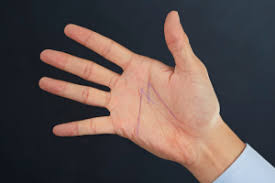
#> input picture Extreme Points/image/palm_b.jpg, 275 x 183 px
$ python main.py -i image/palm_b.jpg
#> lines starting #> are read from the running program, lines starting #| are printed output that depends on the picture; after the words box and inside, x2 and y2 are one past the last pixel; in counts of white or black regions, pixels touching at a corner belong together
### Extreme Points/dominant_color.py
# Extreme Points
#
# The module contains the DominantColor class which
# provides the extractColor function for obtaining the list
# of dominant colors

import cv2
from sklearn.cluster import KMeans

class DominantColor():
    clusters = None

    def __init__(self, image, clusters=3):
        self.image = image
        self.clusters = clusters

    def extractColor(self):
        # Convert to RGB
        image = cv2.cvtColor(self.image, cv2.COLOR_BGR2RGB)


        # Reshape image
        h, w, c = image.shape
        image = image.reshape((h*w, c))


        # Using K-Means Clustering
        kmeans = KMeans(self.clusters)
        kmeans.fit(image)


        # Cluster centres = dominant colors
        colors = kmeans.cluster_centers_


        return colors.astype(int)

### Extreme Points/main.py
# Extreme Points
#
# This program was written to find the extreme points of palm of hands
# and drawing the convex hull for the set of points in the contour
# This can form the basis of gesture recognition as well

import cv2
import argparse
from dominant_color import DominantColor

# Driver function
def main():
    # Argument parser
    parser = argparse.ArgumentParser(description="Detect the shapes in image")
    parser.add_argument('-i', help="Process image at the specified path", required=True)
    path = parser.parse_args().i


    # Open the image file
    image = cv2.imread(path)
#> image is the input picture: shape (183, 275, 3); mean B, G, R 77.7, 79.5, 92.5


    # Extract dominant color
    dcObj = DominantColor(image, 1)
    dColor = dcObj.extractColor()
#> dColor = [[92, 79, 77]]


    # Convert image to grayscale
    image_gray = cv2.cvtColor(image, cv2.COLOR_BGR2GRAY)
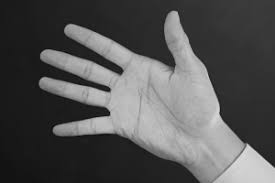
#> image_gray: shape (183, 275); min 4, max 225, mean 83.2


    # Applying Gaussian blurring
    image_blur = cv2.GaussianBlur(image_gray, (7, 7), 0)
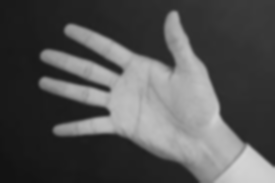
#> image_blur: shape (183, 275); min 19, max 212, mean 83.2


    # Thresholding
    image_thresh = None

    # Assuming background occupies most of the space and is a shade of either black or white
    if max(dColor[0]) > 225:
        # White background
        image_thresh = cv2.threshold(image_blur, 225, 255, cv2.THRESH_BINARY_INV)[1]
    elif max(dColor[0]) < 100:
        # Black background
        image_thresh = cv2.threshold(image_blur, 100, 255, cv2.THRESH_BINARY)[1]
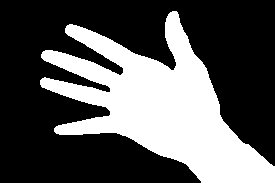
#> image_thresh: shape (183, 275); 34.4% white; 1 white region, box (x1, y1, x2, y2) and area: (40, 11, 275, 183) 17301


    # Set of erosions and dilations to remove noise
    image_thresh = cv2.erode(image_thresh, None, iterations=4)
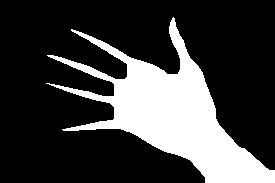
#> image_thresh: shape (183, 275); 24.2% white; 1 white region, box (x1, y1, x2, y2) and area: (46, 17, 275, 183) 12199
    image_thresh = cv2.dilate(image_thresh, None, iterations=4)
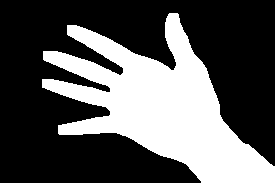
#> image_thresh: shape (183, 275); 34.2% white; 1 white region


    # Find contours in the thresholded image
    contours, heirarchy = cv2.findContours(image_thresh.copy(), cv2.RETR_EXTERNAL, cv2.CHAIN_APPROX_SIMPLE)
#> contours = 1 contour; box (x1, y1, x2, y2) and area: (42, 13, 275, 183) 16702


    # Make a copy of image for displaying output
    image_output = image.copy()


    # Pick the max contour by area
    contour_max = max(contours, key=cv2.contourArea)
#> contour_max = contour of 500 points, box (x1, y1, x2, y2) (42, 13, 275, 183), area 16702


    # Drawing the convex hull
    convex_hull = cv2.convexHull(contour_max)
#> convex_hull = contour of 12 points, box (x1, y1, x2, y2) (42, 13, 275, 183), area 25943
    cv2.drawContours(image_output, [convex_hull], -1, (255, 0, 0), 2)
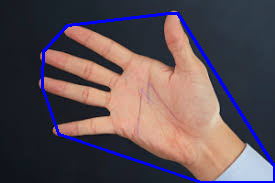
#> image_output: shape (183, 275, 3); 3.73% of pixels changed, all inside (x1, y1, x2, y2) = (41, 12, 275, 183)


    # Find extreme points
    # Topmost
    top = contour_max[contour_max[:, :, 1].argmin()]
#> top = [[169, 13]]
    cv2.circle(image_output, (top[0, 0], top[0, 1]), 4, (0, 0, 255), -1)
#> image_output: shape (183, 275, 3); 0.1% of pixels changed, all inside (x1, y1, x2, y2) = (165, 9, 174, 18)

    # Bottommost
    bottom = contour_max[contour_max[:, :, 1].argmax()]
#> bottom = [[201, 182]]
    cv2.circle(image_output, (bottom[0, 0], bottom[0, 1]), 4, (0, 0, 255), -1)
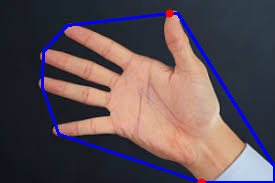
#> image_output: shape (183, 275, 3); mean B, G, R 84.4, 77.1, 90.5

    # Leftmost
    left = contour_max[contour_max[:, :, 0].argmin()]
#> left = [[42, 79]]
    cv2.circle(image_output, (left[0, 0], left[0, 1]), 4, (0, 0, 255), -1)
#> image_output: shape (183, 275, 3); 0.1% of pixels changed, all inside (x1, y1, x2, y2) = (38, 75, 47, 84)

    # Rightmost
    right = contour_max[contour_max[:, :, 0].argmax()]
#> right = [[274, 182]]
    cv2.circle(image_output, (right[0, 0], right[0, 1]), 4, (0, 0, 255), -1)
#> image_output: shape (183, 275, 3); mean B, G, R 84.1, 77, 90.8


    # Display output image
    cv2.imshow("Extreme Points", image_output)
    cv2.waitKey(0)
    cv2.destroyAllWindows()

main()
